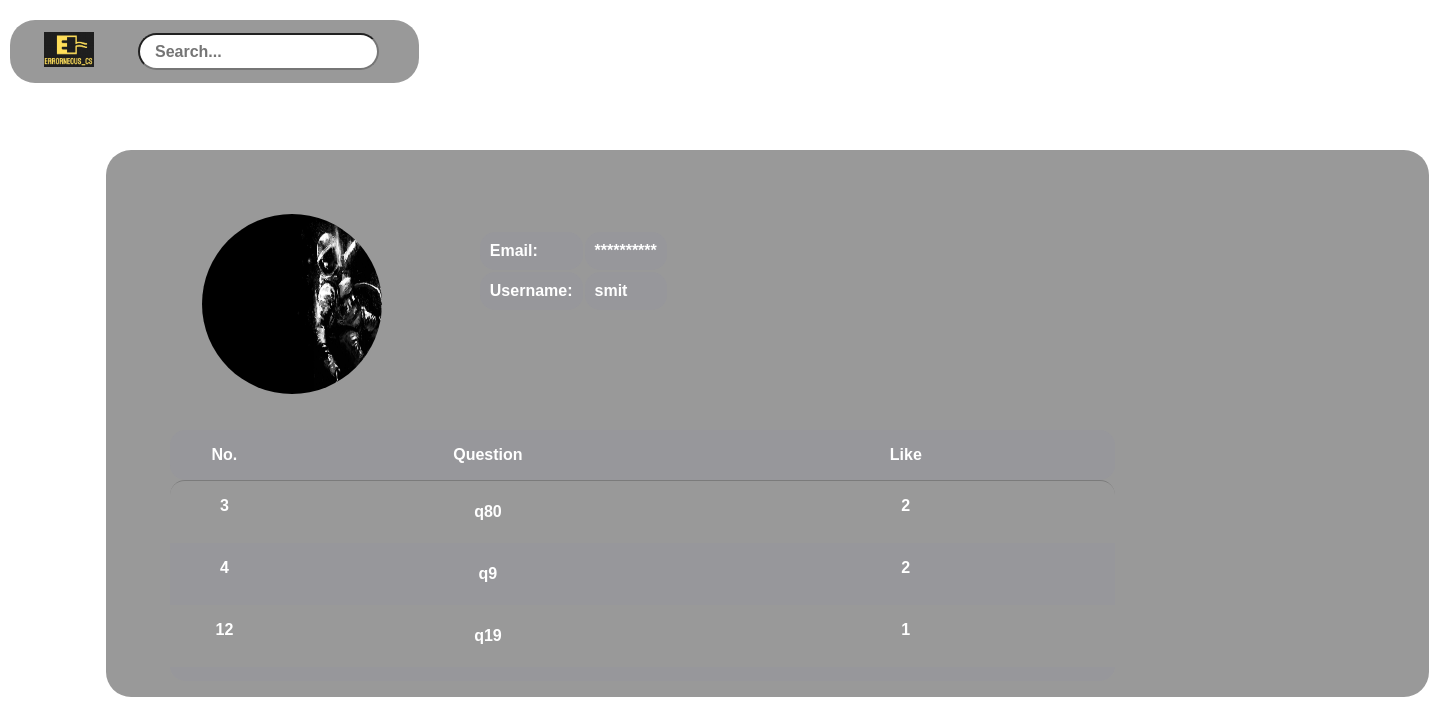
/account/1/ (signed in), run on the app's committed database.
### account/models.py (models this page shows, shortened)
class Account(AbstractBaseUser):
    email = models.EmailField(verbose_name="email", max_length=60, unique=True)
    username = models.CharField(max_length=30, unique=True)
    date_joined = models.DateTimeField(
        verbose_name='date joined', auto_now_add=True)
    last_login = models.DateTimeField(verbose_name='last login', auto_now=True)
    is_admin = models.BooleanField(default=False)
    is_active = models.BooleanField(default=True)
    is_staff = models.BooleanField(default=False)
    is_superuser = models.BooleanField(default=False)
    profile_image = models.ImageField(max_length=255, upload_to=get_profile_image_filepath,
                                      null=True, blank=True, default=get_default_profile_image)
    hide_email = models.BooleanField(default=True)
    USERNAME_FIELD = 'email'
    REQUIRED_FIELDS = ['username']
    objects = MyAccountManager()

### question/models.py (models this page shows, shortened)
class Question(models.Model):
    title = models.CharField(max_length=30)
    question = models.CharField(max_length=300)
    auth = models.ForeignKey(
        Account, on_delete=models.CASCADE, related_name='owner', blank=True)
    like = models.ManyToManyField(
        Account, related_name="question_like", default=0, blank=True)
    created = models.DateTimeField(auto_now_add=True)
    updated = models.DateTimeField(auto_now=True)

### account/views.py (the view)
# urls.py: path('account/<user_id>/', account_view, name="view"),
def account_view(request, *args, **kwargs):
    context = {}
    user = request.user
    user_id = kwargs.get("user_id")
    account_nav = True
    context['account_nav'] = account_nav
    if user.is_authenticated:
        try:
            account = Account.objects.get(pk=user_id)
            questions = Question.objects.filter(auth=account)
        except Account.DoesNotExist:
            return HttpResponse("That user doesn't exist.")
    if account:
        context['id'] = account.id
        context['username'] = account.username
        context['email'] = account.email
        context['profile_image'] = account.profile_image
        context['hide_email'] = account.hide_email
        context['questions'] = questions
        is_self = True
        is_friend = False
        user = request.user
        if user.is_authenticated and user != account:
            is_self = False
        elif not user.is_authenticated:
            is_self = False
        elif questions:
            if questions[0].auth != user and user.is_authenticated:
                is_self = False
        context['is_self'] = is_self
        context['is_friend'] = is_friend
        context['BASE_URL'] = settings.BASE_URL
    return render(request, 'account/account.html', context)

### notification/views.py (called while the page is built)
def CountNotification(request):
	count_notifications = 0;
	if request.user.is_authenticated:
		count_notifications = Notification.objects.filter(receiver=request.user, is_seen=False).count()
	return {'count_notifications': count_notifications}

### account/templates/account/account.html (shortened to what this page needs)
{% extends 'account/main.html' %}
{% load static %}
{% block content %}
<br />
<div class="profile">
  <div class="row">
    <div class="column">
      <div class="card card-md">
        <img class="image" src={{profile_image.url}} />
      </div>
    </div>
    <div class="column">
      <div class="card card-md">
        <div class="card-right">
          <table class="table2">
            <tbody class="table3">
              <tr>
                <td>Email:</td>
                {% if is_self %}
                <td>{{email}}</td>
                {% else %} {% if hide_email %}
                <td>**********</td>
                {% else %}
                <td>{{email}}</td>
                {% endif %} {% endif %}
              </tr>
              <tr>
                <td>Username:</td>
                <td>{{username}}</td>
              </tr>
            </tbody>
          </table>
        </div>
      </div>
    </div>
  </div>
  <div class="row">
    <div class="column">
      </div>
    </div>
    <div class="column">
      <div class="card card-body">
        <table class="table-scroll small-first-col">
          <thead>
            <tr>
              <th>No.</th>
              <th>Question</th>
              <th>Like</th>
            </tr>
          </thead>
          <tbody class="body-half-screen">
            {% for question in questions %}
            <tr>
              <th>{{question.id}}</th>
              <th>
                <a href="{% url 'question:question' question_id=question.id %}"
                  >{{question.title}}</a
                >
              </th>
              <th>{{question.like.all.count}}</th>
            </tr>
            {% endfor %}
          </tbody>
        </table>
      </div>
    </div>
  </div>
</div>
{% endblock %}

### account/templates/account/main.html (style rules this page uses)
body { background: url("../../../static/images/background_image.jpg") center/cover no-repeat; height: 100vh; margin: 0; display: flex; flex-direction: column; color: white; font-family: sans-serif; font-weight: bold; }
.row { display: table; }
.column { float: left; }

### account/templates/account/navbar.html (style rules this page uses)
img { width: 50px; height: 35px; }

### account/templates/account/account.html (style rules this page uses)
.row { display: table; }
.column { float: left; }
.image { border-radius: 55%; width: 180px; height: 180px; margin-top: 4em; margin-left: 6em; }
.profile { border-radius: 25px; height: -webkit-fit-content; height: -moz-fit-content; height: fit-content; background-color: rgba(0, 0, 0, 0.4); -webkit-backdrop-filter: blur(10px); backdrop-filter: blur(10px); align-items: center; width: 35cm; height: 13cm; margin-top: 1.3cm; margin-left: 2.8cm; padding-bottom: 3.5em; }
.card-right { position: relative; margin-top: 5em; margin-left: 6em; }
.table2 { font-size: 20; display: block; border-radius: 15px; }
.table2 tr { background-color: rgba(130, 130, 170, 0.1); }
.table th, td { border-radius: 15px; padding: 10px; }
.table-scroll { display: block; width: 25cm; margin-left: 4em; border-spacing: 0; }
.table-scroll thead { border-radius: 15px; position: relative; display: block; width: 100%; overflow-y: hidden; background-color: rgba(130, 130, 170, 0.1); }
.table-scroll tbody { border-radius: 15px; display: block; position: relative; width: 100%; height: 200px; overflow-y: scroll; border-top: 1px solid rgba(0, 0, 0, 0.2); }
.table-scroll tr { width: 100%; display: flex; }
.table-scroll td, .table-scroll th { flex-basis: 100%; flex-grow: 2; display: block; padding: 1rem; text-align: center; }
.table-scroll.small-first-col td:first-child, .table-scroll.small-first-col th:first-child { flex-basis: 20%; flex-grow: 1; }
.table-scroll tbody tr:nth-child(2n) { background-color: rgba(130, 130, 170, 0.1); }
.body-half-screen { max-height: 50vh; }
a { font-family: sans-serif; display: block; color: white; text-decoration: none; position: relative; list-style: none; font-weight: bold; cursor: pointer; white-space: nowrap; margin: 2px; padding: 4px; }
a::before { content: " "; position: absolute; top: 0; left: 0; height: 100%; width: 100%; z-index: -1; transition: 0.2s; border-radius: 25px; color: black; }

### data on the page
Account: username "smit"
Question: id "3", title "q80", like.all.count "2"
Question: id "4", title "q9", like.all.count "2"
Question: id "12", title "q19", like.all.count "1"
